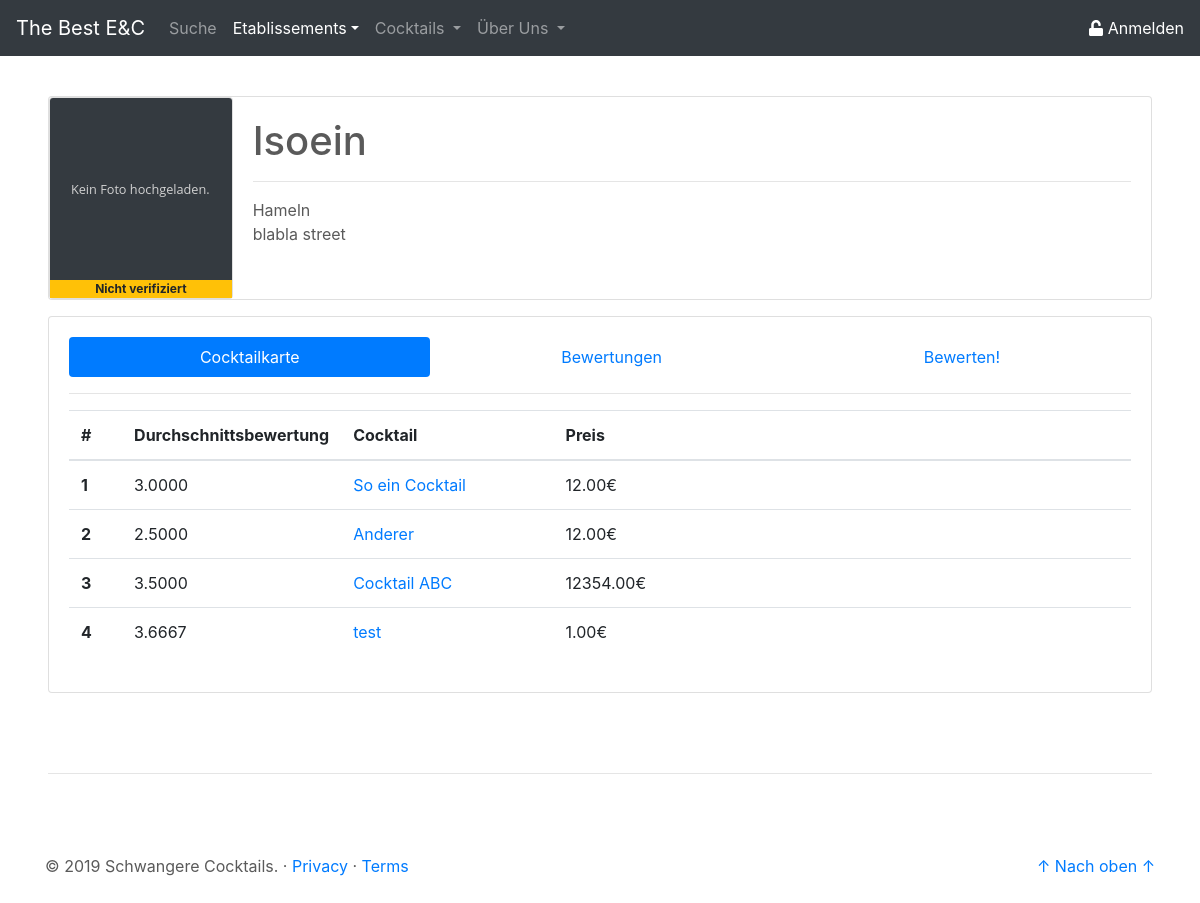
The page /site/etablissement_details.php?etab_id=1 on the database its author committed.
### tables this page shows
CREATE TABLE `etab` (
  `id` int(11) NOT NULL,
  `name` varchar(50) NOT NULL,
  `ort` varchar(50) NOT NULL,
  `anschrift` varchar(50) NOT NULL,
  `verifiziert` tinyint(1) NOT NULL DEFAULT '0',
  `img` longblob NOT NULL
);

CREATE TABLE `cock` (
  `id` int(11) NOT NULL,
  `name` varchar(50) NOT NULL,
  `beschreibung` text NOT NULL,
  `img` longblob NOT NULL
);

### php/db/select_etabInfo.php (called while the page is built, shortened)
<?php
$pdo = new PDO('mysql:host=localhost;dbname=tbec', 'root', '');
$statement = $pdo->prepare(
    "SELECT e.id as id,
			e.name as name,
			e.anschrift as anschrift,
			e.ort as ort,
			e.img as img,
			e.verifiziert as verifiziert
	 FROM etab e
	 WHERE e.id = :etab_id");
$result = $statement->execute(array('etab_id' => $etabId));
$etabInfo = $statement->fetch();

### php/db/select_cocktailkarte.php (called while the page is built, shortened)
<?php
$pdo = new PDO('mysql:host=localhost;dbname=tbec', 'root', '');
if(isset($cockId)){
	$statement = $pdo->prepare(
		"SELECT e.id as id
			   ,e.name as name
			   ,e.ort as ort
			   ,ce.preis as preis
			   ,AVG(bc.wert) as wert
		 FROM cock_etab ce
			JOIN etab e
				ON e.id = ce.etab_id
			LEFT JOIN bew_cock bc
				ON ce.id = bc.cock_etab_id
		 WHERE ce.cock_id = :cock_id
		 GROUP BY e.id
				 ,e.name
				 ,e.ort
				 ,ce.preis
				 ,ce.cock_id");
	$result = $statement->execute(array('cock_id' => $cockId));
} else {
	$statement = $pdo->prepare(
		"SELECT c.id as id,
				c.name as name,
				ce.preis as preis,
				AVG(bc.wert) as wert
		 FROM cock_etab ce
 			JOIN cock c
	 			ON c.id = ce.cock_id
    		JOIN bew_cock bc
       			on ce.id = bc.cock_etab_id
		 WHERE ce.etab_id = 2
		 GROUP BY c.id,
		 		  c.name,
				  ce.preis");
$result = $statement->execute(array('etab_id' => $etabId));
}
$cocktailkarte = $statement->fetchAll();

### site/etablissement_details.php (the view, shortened to what this page needs)
<?php
$etabId = $_GET['etab_id'];
include('../php/db/select_etabInfo.php');
include('../php/db/select_cocktailkarte.php');
?>
<!doctype html>
<html lang="de">
<head>
	<link rel="stylesheet" href="https://stackpath.bootstrapcdn.com/bootstrap/4.3.1/css/bootstrap.min.css">
	<link href="../css/csstoolbox.css" rel="stylesheet">
</head>
<body>
	<header>
		<?php
		include('../php/buildHeader.php');
		?>
	</header>
	<main role="main">
		<div class="mt-5 ml-5 mr-5">
			<div class="card mb-3" width="100%" style="max-height: 360px;">
				<div class="row no-gutters">
					<div class="card col-md-2">
						<?php
						if ($etabInfo["img"] == null)
							echo '<img src="../res/placeholder_no_image.svg" class="card-img-top">';
						else
							echo '
						<img src="../php/db/get_img.php?etab_id=' . $etabInfo["id"] . '" class="card-img-top">';
						if ($etabInfo["verifiziert"] == 1) {
							echo '<span class="badge badge-primary rounded-0">Verifiziert</span>';
						} else {
							echo '<span class="badge badge-warning rounded-0">Nicht verifiziert</span>';
						}
						?>
					</div>
					<div class="col-md-10">
						<div class="card-body d-flex flex-column" style="max-height: 200px;">
							<div>
								<h1 class="card-title"> <?php echo $etabInfo["name"]; ?></h1>
								<hr>
							</div>
							<div>
								<p class="card-text"> <?php echo $etabInfo["ort"] . '<br>' . $etabInfo["anschrift"]; ?> </p>
							</div>
						</div>
					</div>
				</div>
			</div>
			<div class="card card-body">
				<ul class="nav nav-pills flex-column flex-sm-row" id="etabDetail-tab" role="tablist">
					<li class="flex-sm-fill text-sm-center nav-item">
						<a class="nav-link active" id="cocktailKarte-tab" data-toggle="pill" href="#cocktailKarte" role="tab" aria-controls="cocktailKarte" aria-selected="true">Cocktailkarte</a>
					</li>
					<li class="flex-sm-fill text-sm-center nav-item">
						<a class="nav-link" id="bewertungen-tab" data-toggle="pill" href="#bewertungen" role="tab" aria-controls="bewertungen" aria-selected="false">Bewertungen</a>
					</li>
					<li class="flex-sm-fill text-sm-center nav-item">
						<a class="nav-link" id="bewerten-tab" data-toggle="pill" href="#bewerten" role="tab" aria-controls="bewerten" aria-selected="false">Bewerten!</a>
					</li>
				</ul>
				<hr>
				<div class="tab-content" id="etabDetail-tabContent">
					<div class="tab-pane fade show active" id="cocktailKarte" role="tabpanel" aria-labelledby="cocktailKarte-tab">
						<?php echo '
						<table class="table">
							<thead>
								<tr>
									<th scope="col" style="width: 5.00%">#</th>
									<th scope="col" style="width: 5.00%">Durchschnittsbewertung</th>
									<th scope="col" style="width: 20.00%">Cocktail</th>
									<th scope="col" style="width: 70	.00%">Preis</th>
								</tr>
							</thead>
							<tbody>';
						for ($i = 0; $i < count($cocktailkarte); $i++) {
							echo '<tr>';
							echo '<th scope="row">' . ($i + 1) . '</th>';
							echo '<td>' . $cocktailkarte[$i]["wert"] . '</td>';
							echo '<td> <a class="" href="cocktail_details.php?cock_id= ' . $cocktailkarte[$i]["id"] . '">' . $cocktailkarte[$i]["name"] . '</a></td>';
							echo '<td>' . $cocktailkarte[$i]["preis"] . '€</td>';
							echo '</tr>';
						}
						echo '</tbody></table>';
						?>
					</div>
				</div>
			</div>
		</div>
	</main>
	<hr class="ct-hr-divider ml-5 mr-5">
	<footer role="footer" class="container">
		<?php
		include('../php/buildFooter.php');
		?>
	</footer>
</body>
</html>

### css/csstoolbox.css (style rules this page uses)
body { padding-top: 3rem; padding-bottom: 3rem; margin: auto; color: #5a5a5a; }
.ct-hr-divider { margin: 5rem; }

### rows shown on the page
etab: name "Isoein", ort "Hameln", anschrift "blabla street"
cock: wert "3.0000", name "So ein Cocktail", preis "12.00"
cock: wert "2.5000", name "Anderer", preis "12.00"
cock: wert "3.5000", name "Cocktail ABC", preis "12354.00"
cock: wert "3.6667", name "test", preis "1.00"
